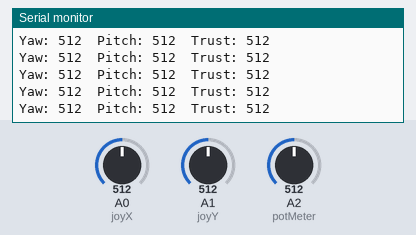
Bench run of a sketch on a simulated Arduino Uno, built with avr-gcc and run on an emulated ATmega328P. Parts: the last lines printed to the serial monitor. The inputs (shaded band) are chosen by the test bench; at power-on: A0 (joyX) = 512, A1 (joyY) = 512, A2 (potMeter) = 512. No radio packets arrive unless stated.

Above: at 1.2 s.
1.3 s: A0 (joyX) set to 104
At 1.9 s:
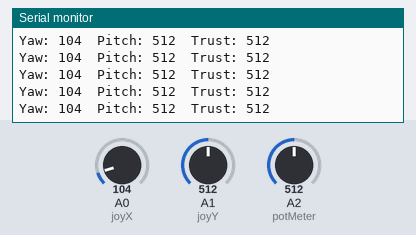
2.8 s: A0 (joyX) set to 94
At 3.6 s:
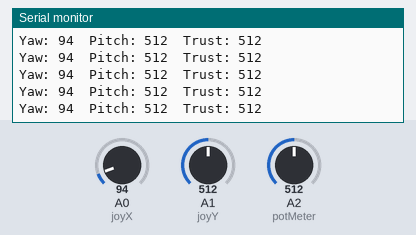
5.8 s: A1 (joyY) set to 11
At 6.6 s:
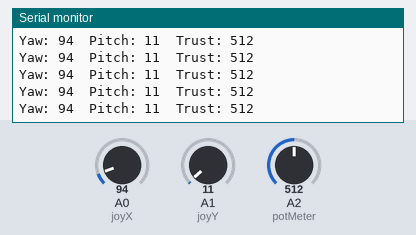
7.3 s: A1 (joyY) set to 8
At 8.2 s:
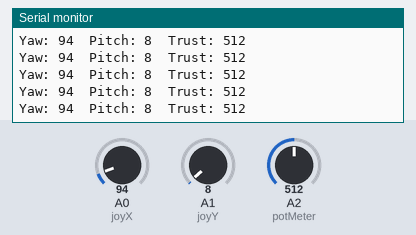
10.3 s: A2 (potMeter) set to 989
At 11.2 s:
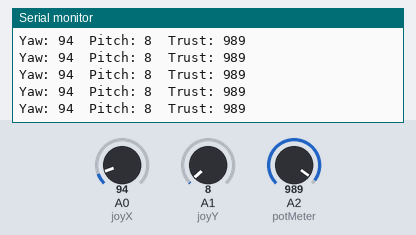
13.3 s: A2 (potMeter) set to 1011
At 14.3 s:
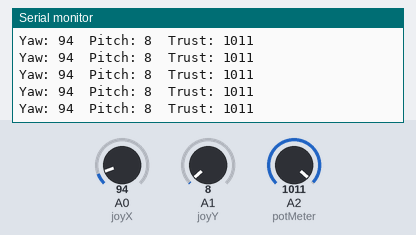
Timing chart, 0 to 15.8 s (numbered marks = the images above; inputs shaded):
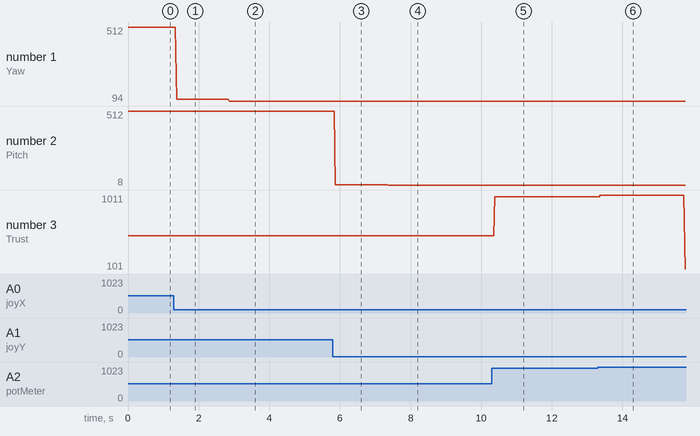

The sketch:

Transmitter.ino
```cpp
#include <printf.h>
#include <RF24_config.h>
#include <RF24.h>
#include <nRF24L01.h>
#include <SPI.h>

#define joyX A0
#define joyY A1
#define potMeter A2 //potentiometer

int yawX,  pitchY, thrust;
RF24 radio(9, 8);  // CE, CSN

//address through which two modules communicate.
const byte address[6] = "00001";

void print_values()
{
  Serial.print("Yaw: ");
  Serial.print(yawX);
  Serial.print("\tPitch: ");
  Serial.print(pitchY);
  Serial.print("\tTrust: ");
  Serial.println(thrust);
}

void setup()
{
   Serial.begin(9600);
  radio.begin();

  //set the address
  radio.openWritingPipe(address);

  //Set module as transmitter
  radio.stopListening();
}
void loop()
{
  yawX = analogRead(joyX);
  pitchY = analogRead(joyY);
  thrust = analogRead(potMeter);
  radio.write(&yawX, sizeof(int));
  radio.write(&pitchY, sizeof(int));
  radio.write(&thrust, sizeof(int));
  print_values();
}
```

Measured:
- after the input at 1.3 s, the serial monitor: prints a new line after 0.07 s (image 1)
- after the input at 2.8 s, the serial monitor: prints a new line after 0.07 s (image 2)
- after the input at 5.8 s, the serial monitor: prints a new line after 0.07 s (image 3)
- after the input at 7.3 s, the serial monitor: prints a new line after 0.07 s (image 4)
- after the input at 10.3 s, the serial monitor: prints a new line after 0.08 s (image 5)
- after the input at 13.3 s, the serial monitor: prints a new line after 0.07 s (image 6)
- plotted number 1: 512 → 104 after the input at 1.3 s, 104 → 94 after the input at 2.8 s
- plotted number 2: 512 → 11 after the input at 5.8 s, 11 → 8 after the input at 7.3 s
